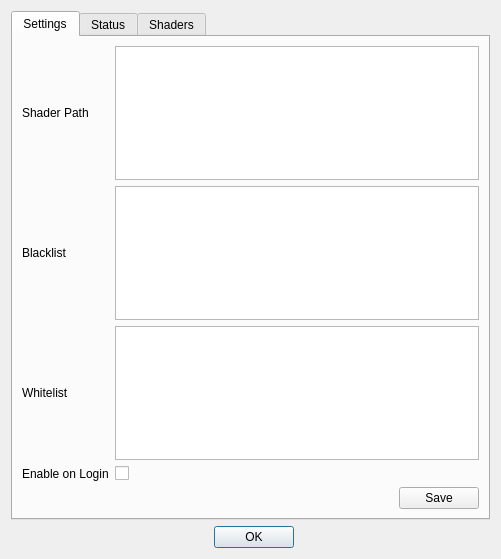
<?xml version="1.0" encoding="UTF-8"?>
<ui version="4.0">
 <class>ShadersUI</class>
 <widget class="QDialog" name="ShadersUI">
  <property name="geometry">
   <rect>
    <x>0</x>
    <y>0</y>
    <width>501</width>
    <height>559</height>
   </rect>
  </property>
  <property name="sizePolicy">
   <sizepolicy hsizetype="Expanding" vsizetype="Expanding">
    <horstretch>0</horstretch>
    <verstretch>0</verstretch>
   </sizepolicy>
  </property>
  <property name="windowTitle">
   <string>Dialog</string>
  </property>
  <property name="sizeGripEnabled">
   <bool>false</bool>
  </property>
  <layout class="QGridLayout" name="gridLayout">
   <item row="1" column="1">
    <widget class="QDialogButtonBox" name="button_CloseWindow">
     <property name="standardButtons">
      <set>QDialogButtonBox::Ok</set>
     </property>
     <property name="centerButtons">
      <bool>true</bool>
     </property>
    </widget>
   </item>
   <item row="0" column="0" colspan="2">
    <widget class="QTabWidget" name="Status">
     <property name="currentIndex">
      <number>0</number>
     </property>
     <widget class="QWidget" name="tab">
      <attribute name="title">
       <string>Settings</string>
      </attribute>
      <layout class="QGridLayout" name="gridLayout_2">
       <item row="1" column="1">
        <widget class="QPlainTextEdit" name="val_Blacklist">
         <property name="toolTip">
          <string>&lt;html&gt;&lt;head/&gt;&lt;body&gt;&lt;p&gt;Applications in this list will not be processed.&lt;/p&gt;&lt;p&gt;Seperate applications by comma.&lt;/p&gt;&lt;/body&gt;&lt;/html&gt;</string>
         </property>
         <property name="plainText">
          <string/>
         </property>
        </widget>
       </item>
       <item row="0" column="1">
        <widget class="QPlainTextEdit" name="val_ShaderPath"/>
       </item>
       <item row="3" column="1">
        <widget class="QCheckBox" name="val_DefaultEnabled">
         <property name="enabled">
          <bool>true</bool>
         </property>
         <property name="toolTip">
          <string>&lt;html&gt;&lt;head/&gt;&lt;body&gt;&lt;p&gt;If this is enabled, all windows will be processed when you log in, you can still disable the effect using the keyboard shortcut.&lt;/p&gt;&lt;p&gt;You can use the Whitelist or Blacklist in conjunction with this.&lt;/p&gt;&lt;/body&gt;&lt;/html&gt;</string>
         </property>
         <property name="text">
          <string/>
         </property>
         <property name="checked">
          <bool>false</bool>
         </property>
        </widget>
       </item>
       <item row="0" column="0">
        <widget class="QLabel" name="label_ShaderPath">
         <property name="text">
          <string>Shader Path</string>
         </property>
        </widget>
       </item>
       <item row="2" column="0">
        <widget class="QLabel" name="label_Whitelist">
         <property name="text">
          <string>Whitelist</string>
         </property>
        </widget>
       </item>
       <item row="1" column="0">
        <widget class="QLabel" name="label_Blacklist">
         <property name="text">
          <string>Blacklist</string>
         </property>
        </widget>
       </item>
       <item row="3" column="0">
        <widget class="QLabel" name="label_DefaultEnabled">
         <property name="text">
          <string>Enable on Login</string>
         </property>
        </widget>
       </item>
       <item row="2" column="1">
        <widget class="QPlainTextEdit" name="val_Whitelist">
         <property name="toolTip">
          <string>&lt;html&gt;&lt;head/&gt;&lt;body&gt;&lt;p&gt;Applications outside of this list will not be processed.&lt;/p&gt;&lt;p&gt;Seperate applications by a comma.&lt;/p&gt;&lt;p&gt;Useful if you use &amp;quot;Enabled By Default&amp;quot;.&lt;/p&gt;&lt;/body&gt;&lt;/html&gt;</string>
         </property>
        </widget>
       </item>
       <item row="4" column="1" alignment="Qt::AlignRight">
        <widget class="QDialogButtonBox" name="button_SettingsSave">
         <property name="standardButtons">
          <set>QDialogButtonBox::Save</set>
         </property>
        </widget>
       </item>
      </layout>
     </widget>
     <widget class="QWidget" name="tab2">
      <attribute name="title">
       <string>Status</string>
      </attribute>
      <layout class="QGridLayout" name="gridLayout_3">
       <item row="0" column="0" alignment="Qt::AlignTop">
        <widget class="QLabel" name="label_Status">
         <property name="text">
          <string>Windows with shaders enabled:</string>
         </property>
        </widget>
       </item>
       <item row="0" column="1" alignment="Qt::AlignTop">
        <widget class="QLabel" name="val_Status">
         <property name="text">
          <string/>
         </property>
        </widget>
       </item>
      </layout>
     </widget>
     <widget class="QWidget" name="tab3">
      <attribute name="title">
       <string>Shaders</string>
      </attribute>
      <layout class="QGridLayout" name="gridLayout_4">
       <item row="0" column="0">
        <widget class="QTextEdit" name="val_ShadersText">
         <property name="acceptRichText">
          <bool>false</bool>
         </property>
        </widget>
       </item>
       <item row="1" column="0" alignment="Qt::AlignBottom">
        <widget class="QDialogButtonBox" name="button_ShadersSave">
         <property name="sizePolicy">
          <sizepolicy hsizetype="Expanding" vsizetype="Expanding">
           <horstretch>0</horstretch>
           <verstretch>0</verstretch>
          </sizepolicy>
         </property>
         <property name="standardButtons">
          <set>QDialogButtonBox::Save</set>
         </property>
         <property name="centerButtons">
          <bool>true</bool>
         </property>
        </widget>
       </item>
      </layout>
     </widget>
    </widget>
   </item>
  </layout>
 </widget>
 <resources/>
 <connections/>
</ui>
